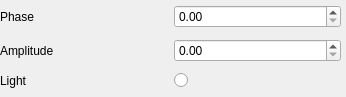
<?xml version="1.0" encoding="UTF-8"?>
<ui version="4.0">
 <class>Dialog</class>
 <widget class="QDialog" name="Dialog">
  <property name="geometry">
   <rect>
    <x>0</x>
    <y>0</y>
    <width>346</width>
    <height>97</height>
   </rect>
  </property>
  <property name="windowTitle">
   <string>Dialog</string>
  </property>
  <widget class="QWidget" name="gridLayoutWidget">
   <property name="geometry">
    <rect>
     <x>0</x>
     <y>0</y>
     <width>341</width>
     <height>94</height>
    </rect>
   </property>
   <layout class="QGridLayout" name="gridLayout">
    <item row="0" column="0">
     <layout class="QHBoxLayout" name="horizontalLayout">
      <item>
       <widget class="QLabel" name="label">
        <property name="text">
         <string>Phase</string>
        </property>
       </widget>
      </item>
      <item>
       <widget class="QDoubleSpinBox" name="phase_val">
        <property name="maximum">
         <double>9.000000000000000</double>
        </property>
        <property name="singleStep">
         <double>0.100000000000000</double>
        </property>
       </widget>
      </item>
     </layout>
    </item>
    <item row="1" column="0">
     <layout class="QHBoxLayout" name="horizontalLayout_3">
      <item>
       <widget class="QLabel" name="label_3">
        <property name="text">
         <string>Amplitude</string>
        </property>
       </widget>
      </item>
      <item>
       <widget class="QDoubleSpinBox" name="ampl_val">
        <property name="maximum">
         <double>9.000000000000000</double>
        </property>
        <property name="singleStep">
         <double>0.100000000000000</double>
        </property>
       </widget>
      </item>
     </layout>
    </item>
    <item row="2" column="0">
     <layout class="QHBoxLayout" name="horizontalLayout_4">
      <item>
       <widget class="QLabel" name="label_light">
        <property name="text">
         <string>Light</string>
        </property>
       </widget>
      </item>
      <item>
       <widget class="QRadioButton" name="light">
        <property name="text">
         <string/>
        </property>
       </widget>
      </item>
     </layout>
    </item>
   </layout>
  </widget>
 </widget>
 <resources/>
 <connections/>
</ui>
